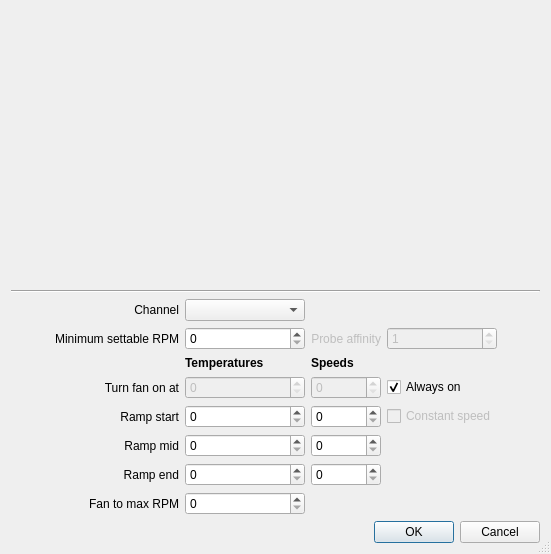
<?xml version="1.0" encoding="UTF-8"?>
<ui version="4.0">
 <class>gui_SoftwareAutoSetup</class>
 <widget class="QDialog" name="gui_SoftwareAutoSetup">
  <property name="geometry">
   <rect>
    <x>0</x>
    <y>0</y>
    <width>551</width>
    <height>554</height>
   </rect>
  </property>
  <property name="windowTitle">
   <string>Software Auto Setup</string>
  </property>
  <property name="sizeGripEnabled">
   <bool>true</bool>
  </property>
  <property name="modal">
   <bool>false</bool>
  </property>
  <layout class="QVBoxLayout" name="verticalLayout">
   <item>
    <widget class="QCustomPlot" name="ctrl_plot" native="true">
     <property name="sizePolicy">
      <sizepolicy hsizetype="Expanding" vsizetype="Expanding">
       <horstretch>0</horstretch>
       <verstretch>0</verstretch>
      </sizepolicy>
     </property>
     <property name="minimumSize">
      <size>
       <width>500</width>
       <height>200</height>
      </size>
     </property>
     <property name="styleSheet">
      <string notr="true"/>
     </property>
    </widget>
   </item>
   <item>
    <widget class="Line" name="line">
     <property name="orientation">
      <enum>Qt::Horizontal</enum>
     </property>
    </widget>
   </item>
   <item>
    <layout class="QHBoxLayout" name="horizontalLayout">
     <item>
      <spacer name="horizontalSpacer">
       <property name="orientation">
        <enum>Qt::Horizontal</enum>
       </property>
       <property name="sizeHint" stdset="0">
        <size>
         <width>40</width>
         <height>20</height>
        </size>
       </property>
      </spacer>
     </item>
     <item>
      <layout class="QGridLayout" name="gridLayout">
       <item row="1" column="2">
        <widget class="QLabel" name="label_probeAffinity">
         <property name="enabled">
          <bool>false</bool>
         </property>
         <property name="text">
          <string>Probe affinity</string>
         </property>
         <property name="alignment">
          <set>Qt::AlignRight|Qt::AlignTrailing|Qt::AlignVCenter</set>
         </property>
        </widget>
       </item>
       <item row="0" column="0">
        <widget class="QLabel" name="label">
         <property name="text">
          <string>Channel</string>
         </property>
         <property name="alignment">
          <set>Qt::AlignRight|Qt::AlignTrailing|Qt::AlignVCenter</set>
         </property>
        </widget>
       </item>
       <item row="2" column="2">
        <widget class="QLabel" name="label_9">
         <property name="font">
          <font>
           <weight>75</weight>
           <bold>true</bold>
          </font>
         </property>
         <property name="text">
          <string>Speeds</string>
         </property>
        </widget>
       </item>
       <item row="2" column="1">
        <widget class="QLabel" name="label_8">
         <property name="font">
          <font>
           <weight>75</weight>
           <bold>true</bold>
          </font>
         </property>
         <property name="text">
          <string>Temperatures</string>
         </property>
        </widget>
       </item>
       <item row="5" column="2">
        <widget class="QSpinBox" name="ctrl_rampMidSpeed">
         <property name="maximum">
          <number>65500</number>
         </property>
         <property name="singleStep">
          <number>100</number>
         </property>
        </widget>
       </item>
       <item row="4" column="0">
        <widget class="QLabel" name="label_2">
         <property name="text">
          <string>Ramp start</string>
         </property>
         <property name="alignment">
          <set>Qt::AlignRight|Qt::AlignTrailing|Qt::AlignVCenter</set>
         </property>
        </widget>
       </item>
       <item row="5" column="0">
        <widget class="QLabel" name="label_3">
         <property name="text">
          <string>Ramp mid</string>
         </property>
         <property name="alignment">
          <set>Qt::AlignRight|Qt::AlignTrailing|Qt::AlignVCenter</set>
         </property>
        </widget>
       </item>
       <item row="6" column="2">
        <widget class="QSpinBox" name="ctrl_rampEndSpeed">
         <property name="maximum">
          <number>65500</number>
         </property>
         <property name="singleStep">
          <number>100</number>
         </property>
        </widget>
       </item>
       <item row="3" column="1">
        <widget class="QSpinBox" name="ctrl_fanOnTemp">
         <property name="enabled">
          <bool>false</bool>
         </property>
         <property name="maximum">
          <number>255</number>
         </property>
         <property name="singleStep">
          <number>1</number>
         </property>
        </widget>
       </item>
       <item row="4" column="1">
        <widget class="QSpinBox" name="ctrl_rampStartTemp">
         <property name="maximum">
          <number>255</number>
         </property>
         <property name="singleStep">
          <number>1</number>
         </property>
        </widget>
       </item>
       <item row="7" column="1">
        <widget class="QSpinBox" name="fan_fanToMaxTemp">
         <property name="minimumSize">
          <size>
           <width>120</width>
           <height>0</height>
          </size>
         </property>
         <property name="maximum">
          <number>255</number>
         </property>
         <property name="singleStep">
          <number>1</number>
         </property>
        </widget>
       </item>
       <item row="6" column="0">
        <widget class="QLabel" name="label_4">
         <property name="text">
          <string>Ramp end</string>
         </property>
         <property name="alignment">
          <set>Qt::AlignRight|Qt::AlignTrailing|Qt::AlignVCenter</set>
         </property>
        </widget>
       </item>
       <item row="7" column="0">
        <widget class="QLabel" name="label_5">
         <property name="text">
          <string>Fan to max RPM</string>
         </property>
         <property name="alignment">
          <set>Qt::AlignRight|Qt::AlignTrailing|Qt::AlignVCenter</set>
         </property>
        </widget>
       </item>
       <item row="4" column="2">
        <widget class="QSpinBox" name="ctrl_rampStartSpeed">
         <property name="maximum">
          <number>65500</number>
         </property>
         <property name="singleStep">
          <number>100</number>
         </property>
        </widget>
       </item>
       <item row="1" column="0">
        <widget class="QLabel" name="label_7">
         <property name="text">
          <string>Minimum settable RPM</string>
         </property>
         <property name="alignment">
          <set>Qt::AlignRight|Qt::AlignTrailing|Qt::AlignVCenter</set>
         </property>
        </widget>
       </item>
       <item row="6" column="1">
        <widget class="QSpinBox" name="ctrl_rampEndTemp">
         <property name="maximum">
          <number>255</number>
         </property>
         <property name="singleStep">
          <number>1</number>
         </property>
        </widget>
       </item>
       <item row="3" column="0">
        <widget class="QLabel" name="label_6">
         <property name="text">
          <string>Turn fan on at</string>
         </property>
         <property name="alignment">
          <set>Qt::AlignRight|Qt::AlignTrailing|Qt::AlignVCenter</set>
         </property>
        </widget>
       </item>
       <item row="5" column="1">
        <widget class="QSpinBox" name="ctrl_rampMidTemp">
         <property name="maximum">
          <number>255</number>
         </property>
         <property name="singleStep">
          <number>1</number>
         </property>
        </widget>
       </item>
       <item row="1" column="1">
        <widget class="QSpinBox" name="ctrl_minRpm">
         <property name="maximum">
          <number>65500</number>
         </property>
         <property name="singleStep">
          <number>100</number>
         </property>
        </widget>
       </item>
       <item row="4" column="3">
        <widget class="QCheckBox" name="ctrl_isFanConstantSpeed">
         <property name="enabled">
          <bool>false</bool>
         </property>
         <property name="text">
          <string>Constant speed</string>
         </property>
        </widget>
       </item>
       <item row="1" column="3">
        <widget class="QSpinBox" name="ctrl_probeAffinity">
         <property name="enabled">
          <bool>false</bool>
         </property>
         <property name="minimum">
          <number>1</number>
         </property>
         <property name="maximum">
          <number>5</number>
         </property>
        </widget>
       </item>
       <item row="3" column="3">
        <widget class="QCheckBox" name="ctrl_isFanAlwaysOn">
         <property name="text">
          <string>Always on</string>
         </property>
         <property name="checked">
          <bool>true</bool>
         </property>
        </widget>
       </item>
       <item row="3" column="2">
        <widget class="QSpinBox" name="ctrl_fanOnSpeed">
         <property name="enabled">
          <bool>false</bool>
         </property>
         <property name="maximum">
          <number>65500</number>
         </property>
         <property name="singleStep">
          <number>100</number>
         </property>
        </widget>
       </item>
       <item row="0" column="1">
        <widget class="QComboBox" name="ctrl_channel"/>
       </item>
      </layout>
     </item>
     <item>
      <spacer name="horizontalSpacer_2">
       <property name="orientation">
        <enum>Qt::Horizontal</enum>
       </property>
       <property name="sizeHint" stdset="0">
        <size>
         <width>18</width>
         <height>20</height>
        </size>
       </property>
      </spacer>
     </item>
    </layout>
   </item>
   <item>
    <widget class="QDialogButtonBox" name="buttonBox">
     <property name="orientation">
      <enum>Qt::Horizontal</enum>
     </property>
     <property name="standardButtons">
      <set>QDialogButtonBox::Cancel|QDialogButtonBox::Ok</set>
     </property>
    </widget>
   </item>
  </layout>
 </widget>
 <customwidgets>
  <customwidget>
   <class>QCustomPlot</class>
   <extends>QWidget</extends>
   <header>qcustomplot.h</header>
   <container>1</container>
  </customwidget>
 </customwidgets>
 <resources/>
 <connections>
  <connection>
   <sender>buttonBox</sender>
   <signal>accepted()</signal>
   <receiver>gui_SoftwareAutoSetup</receiver>
   <slot>accept()</slot>
   <hints>
    <hint type="sourcelabel">
     <x>248</x>
     <y>254</y>
    </hint>
    <hint type="destinationlabel">
     <x>157</x>
     <y>274</y>
    </hint>
   </hints>
  </connection>
  <connection>
   <sender>buttonBox</sender>
   <signal>rejected()</signal>
   <receiver>gui_SoftwareAutoSetup</receiver>
   <slot>reject()</slot>
   <hints>
    <hint type="sourcelabel">
     <x>316</x>
     <y>260</y>
    </hint>
    <hint type="destinationlabel">
     <x>286</x>
     <y>274</y>
    </hint>
   </hints>
  </connection>
 </connections>
</ui>
